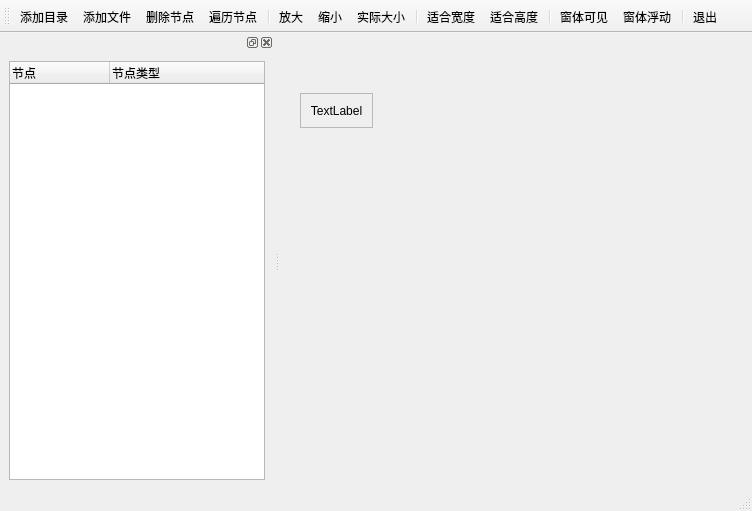
<?xml version="1.0" encoding="UTF-8"?>
<ui version="4.0">
 <class>MainWindow</class>
 <widget class="QMainWindow" name="MainWindow">
  <property name="geometry">
   <rect>
    <x>0</x>
    <y>0</y>
    <width>752</width>
    <height>511</height>
   </rect>
  </property>
  <property name="windowTitle">
   <string>MainWindow</string>
  </property>
  <widget class="QWidget" name="centralwidget">
   <widget class="QScrollArea" name="scrollArea">
    <property name="geometry">
     <rect>
      <x>20</x>
      <y>60</y>
      <width>73</width>
      <height>35</height>
     </rect>
    </property>
    <property name="widgetResizable">
     <bool>true</bool>
    </property>
    <widget class="QWidget" name="scrollAreaWidgetContents">
     <property name="geometry">
      <rect>
       <x>0</x>
       <y>0</y>
       <width>71</width>
       <height>33</height>
      </rect>
     </property>
     <layout class="QHBoxLayout" name="horizontalLayout_2">
      <item>
       <widget class="QLabel" name="labPicutre">
        <property name="text">
         <string>TextLabel</string>
        </property>
        <property name="alignment">
         <set>Qt::AlignmentFlag::AlignCenter</set>
        </property>
       </widget>
      </item>
     </layout>
    </widget>
   </widget>
  </widget>
  <widget class="QMenuBar" name="menubar">
   <property name="geometry">
    <rect>
     <x>0</x>
     <y>0</y>
     <width>752</width>
     <height>21</height>
    </rect>
   </property>
  </widget>
  <widget class="QDockWidget" name="dockWidget">
   <attribute name="dockWidgetArea">
    <number>1</number>
   </attribute>
   <widget class="QWidget" name="dockWidgetContents">
    <layout class="QHBoxLayout" name="horizontalLayout">
     <item>
      <widget class="QTreeWidget" name="treeFiles">
       <column>
        <property name="text">
         <string>节点</string>
        </property>
       </column>
       <column>
        <property name="text">
         <string>节点类型</string>
        </property>
       </column>
      </widget>
     </item>
    </layout>
   </widget>
  </widget>
  <widget class="QStatusBar" name="statusBar"/>
  <widget class="QToolBar" name="toolBar">
   <property name="windowTitle">
    <string>toolBar</string>
   </property>
   <property name="toolButtonStyle">
    <enum>Qt::ToolButtonStyle::ToolButtonTextUnderIcon</enum>
   </property>
   <attribute name="toolBarArea">
    <enum>TopToolBarArea</enum>
   </attribute>
   <attribute name="toolBarBreak">
    <bool>false</bool>
   </attribute>
   <addaction name="actAddFolder"/>
   <addaction name="actAddFile"/>
   <addaction name="actDeleteItem"/>
   <addaction name="actTraverseItem"/>
   <addaction name="separator"/>
   <addaction name="actZommIn"/>
   <addaction name="actZoomOut"/>
   <addaction name="actZoomRealSize"/>
   <addaction name="separator"/>
   <addaction name="actZoomFitW"/>
   <addaction name="actZoomFitH"/>
   <addaction name="separator"/>
   <addaction name="actDockVisible"/>
   <addaction name="actDockFloat"/>
   <addaction name="separator"/>
   <addaction name="actQuit"/>
  </widget>
  <action name="actAddFolder">
   <property name="icon">
    <iconset resource="res.qrc">
     <normaloff>:/images/icons/dir.png</normaloff>:/images/icons/dir.png</iconset>
   </property>
   <property name="text">
    <string>添加目录</string>
   </property>
   <property name="menuRole">
    <enum>QAction::MenuRole::NoRole</enum>
   </property>
  </action>
  <action name="actAddFile">
   <property name="icon">
    <iconset resource="res.qrc">
     <normaloff>:/images/icons/addFile.png</normaloff>:/images/icons/addFile.png</iconset>
   </property>
   <property name="text">
    <string>添加文件</string>
   </property>
   <property name="menuRole">
    <enum>QAction::MenuRole::NoRole</enum>
   </property>
  </action>
  <action name="actZommIn">
   <property name="icon">
    <iconset resource="res.qrc">
     <normaloff>:/images/icons/zoomIn.png</normaloff>:/images/icons/zoomIn.png</iconset>
   </property>
   <property name="text">
    <string>放大</string>
   </property>
   <property name="menuRole">
    <enum>QAction::MenuRole::NoRole</enum>
   </property>
  </action>
  <action name="actZoomOut">
   <property name="icon">
    <iconset resource="res.qrc">
     <normaloff>:/images/icons/zoomOut.png</normaloff>:/images/icons/zoomOut.png</iconset>
   </property>
   <property name="text">
    <string>缩小</string>
   </property>
   <property name="menuRole">
    <enum>QAction::MenuRole::NoRole</enum>
   </property>
  </action>
  <action name="actZoomRealSize">
   <property name="icon">
    <iconset resource="res.qrc">
     <normaloff>:/images/icons/actualSize.png</normaloff>:/images/icons/actualSize.png</iconset>
   </property>
   <property name="text">
    <string>实际大小</string>
   </property>
   <property name="menuRole">
    <enum>QAction::MenuRole::NoRole</enum>
   </property>
  </action>
  <action name="actZoomFitW">
   <property name="icon">
    <iconset resource="res.qrc">
     <normaloff>:/images/icons/width.png</normaloff>:/images/icons/width.png</iconset>
   </property>
   <property name="text">
    <string>适合宽度</string>
   </property>
   <property name="menuRole">
    <enum>QAction::MenuRole::NoRole</enum>
   </property>
  </action>
  <action name="actDeleteItem">
   <property name="icon">
    <iconset resource="res.qrc">
     <normaloff>:/images/icons/delete.png</normaloff>:/images/icons/delete.png</iconset>
   </property>
   <property name="text">
    <string>删除节点</string>
   </property>
   <property name="menuRole">
    <enum>QAction::MenuRole::NoRole</enum>
   </property>
  </action>
  <action name="actQuit">
   <property name="icon">
    <iconset resource="res.qrc">
     <normaloff>:/images/icons/quit.png</normaloff>:/images/icons/quit.png</iconset>
   </property>
   <property name="text">
    <string>退出</string>
   </property>
   <property name="menuRole">
    <enum>QAction::MenuRole::NoRole</enum>
   </property>
  </action>
  <action name="actZoomFitH">
   <property name="icon">
    <iconset resource="res.qrc">
     <normaloff>:/images/icons/high.png</normaloff>:/images/icons/high.png</iconset>
   </property>
   <property name="text">
    <string>适合高度</string>
   </property>
   <property name="menuRole">
    <enum>QAction::MenuRole::NoRole</enum>
   </property>
  </action>
  <action name="actTraverseItem">
   <property name="icon">
    <iconset resource="res.qrc">
     <normaloff>:/images/icons/traverse.png</normaloff>:/images/icons/traverse.png</iconset>
   </property>
   <property name="text">
    <string>遍历节点</string>
   </property>
   <property name="menuRole">
    <enum>QAction::MenuRole::NoRole</enum>
   </property>
  </action>
  <action name="actDockVisible">
   <property name="checkable">
    <bool>true</bool>
   </property>
   <property name="icon">
    <iconset resource="res.qrc">
     <normaloff>:/images/icons/visible.png</normaloff>:/images/icons/visible.png</iconset>
   </property>
   <property name="text">
    <string>窗体可见</string>
   </property>
   <property name="menuRole">
    <enum>QAction::MenuRole::NoRole</enum>
   </property>
  </action>
  <action name="actDockFloat">
   <property name="checkable">
    <bool>true</bool>
   </property>
   <property name="icon">
    <iconset resource="res.qrc">
     <normaloff>:/images/icons/float.png</normaloff>:/images/icons/float.png</iconset>
   </property>
   <property name="text">
    <string>窗体浮动</string>
   </property>
   <property name="menuRole">
    <enum>QAction::MenuRole::NoRole</enum>
   </property>
  </action>
 </widget>
 <resources>
  <include location="res.qrc"/>
 </resources>
 <connections>
  <connection>
   <sender>actQuit</sender>
   <signal>triggered()</signal>
   <receiver>MainWindow</receiver>
   <slot>close()</slot>
   <hints>
    <hint type="sourcelabel">
     <x>-1</x>
     <y>-1</y>
    </hint>
    <hint type="destinationlabel">
     <x>375</x>
     <y>255</y>
    </hint>
   </hints>
  </connection>
 </connections>
</ui>
